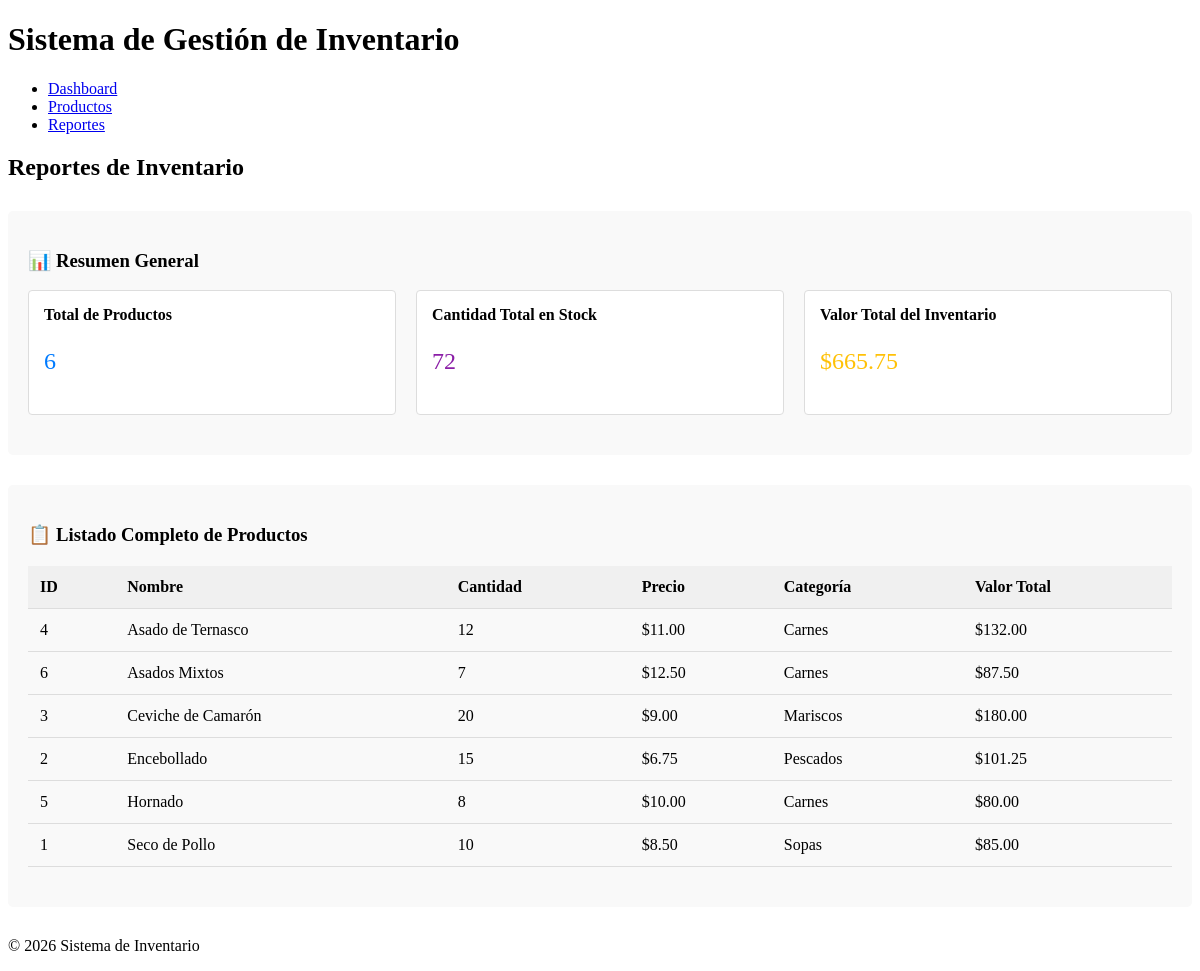
Page /reportes on the committed database.
### tables this page shows
CREATE TABLE productos (
                id INTEGER PRIMARY KEY AUTOINCREMENT,
                nombre TEXT NOT NULL UNIQUE,
                cantidad INTEGER NOT NULL DEFAULT 0,
                precio REAL NOT NULL DEFAULT 0.0,
                categoria TEXT,
                descripcion TEXT,
                imagen TEXT,
                fecha_creacion TIMESTAMP DEFAULT CURRENT_TIMESTAMP,
                fecha_actualizacion TIMESTAMP DEFAULT CURRENT_TIMESTAMP
            );

### inventario_sistema/app.py (the view)
@app.route('/reportes')
def reportes():
    productos = db_conexion.obtener_todos_productos()
    total_productos = len(productos)
    valor_total = db_conexion.obtener_valor_total_inventario()
    bajo_stock = db_conexion.obtener_bajo_stock(5)
    cantidad_total = sum(p['cantidad'] for p in productos) if productos else 0
    return render_template('reportes.html',
                          total_productos=total_productos,
                          valor_total=valor_total,
                          cantidad_total=cantidad_total,
                          bajo_stock=bajo_stock,
                          productos=productos)

### inventario_sistema/models/conexion.py (called while the page is built)
    def obtener_todos_productos(self):
        self.cursor.execute('SELECT * FROM productos ORDER BY nombre')
        return [dict(row) for row in self.cursor.fetchall()]

    def obtener_bajo_stock(self, minimo=5):
        self.cursor.execute('SELECT * FROM productos WHERE cantidad < ? ORDER BY cantidad', (minimo,))
        return [dict(row) for row in self.cursor.fetchall()]

    def obtener_valor_total_inventario(self):
        self.cursor.execute('SELECT SUM(cantidad * precio) as total FROM productos')
        row = self.cursor.fetchone()
        return row[0] if row[0] else 0.0

### inventario_sistema/templates/reportes.html (shortened to what this page needs)
<!DOCTYPE html>
<html lang="es">
<head>
    <link rel="stylesheet" href="{{ url_for('static', filename='style.css') }}">
</head>
<body>
    <header>
        <h1>Sistema de Gestión de Inventario</h1>
        <nav>
            <ul>
                <li><a href="/">Dashboard</a></li>
                <li><a href="/productos">Productos</a></li>
                <li><a href="/reportes">Reportes</a></li>
            </ul>
        </nav>
    </header>
    <div class="container">
        <h2>Reportes de Inventario</h2>
        <div class="report-section">
            <h3>📊 Resumen General</h3>
            <div class="report-summary">
                <div class="report-card">
                    <strong>Total de Productos</strong>
                    <p style="font-size: 24px; color: #007bff;">{{ total_productos }}</p>
                </div>
                <div class="report-card">
                    <strong>Cantidad Total en Stock</strong>
                    <p style="font-size: 24px; color: #8b1ea7;">{{ cantidad_total }}</p>
                </div>
                <div class="report-card">
                    <strong>Valor Total del Inventario</strong>
                    <p style="font-size: 24px; color: #ffc107;">${{ "%.2f"|format(valor_total) }}</p>
                </div>
            </div>
        </div>
        <div class="report-section">
            <h3>📋 Listado Completo de Productos</h3>
            {% if productos %}
            <table>
                <thead>
                    <tr>
                        <th>ID</th>
                        <th>Nombre</th>
                        <th>Cantidad</th>
                        <th>Precio</th>
                        <th>Categoría</th>
                        <th>Valor Total</th>
                    </tr>
                </thead>
                <tbody>
                    {% for p in productos %}
                    <tr>
                        <td>{{ p.id }}</td>
                        <td>{{ p.nombre }}</td>
                        <td>{{ p.cantidad }}</td>
                        <td>${{ "%.2f"|format(p.precio) }}</td>
                        <td>{{ p.categoria or '-' }}</td>
                        <td>${{ "%.2f"|format(p.cantidad * p.precio) }}</td>
                    </tr>
                    {% endfor %}
                </tbody>
            </table>
            {% else %}
            <p>No hay productos en el inventario.</p>
            {% endif %}
        </div>
    </div>
    <footer>
        <p>&copy; 2026 Sistema de Inventario</p>
    </footer>
</body>
</html>

### inventario_sistema/templates/reportes.html (style rules this page uses)
.report-section { margin: 30px 0; background: #f9f9f9; padding: 20px; border-radius: 5px; }
.report-summary { display: flex; gap: 20px; flex-wrap: wrap; margin-bottom: 20px; }
.report-card { flex: 1; min-width: 150px; background: white; padding: 15px; border: 1px solid #ddd; border-radius: 4px; }
table { width: 100%; border-collapse: collapse; margin: 20px 0; }
th, td { padding: 12px; text-align: left; border-bottom: 1px solid #ddd; }
th { background-color: #f0f0f0; }

### rows in the picture
productos: id "4", nombre "Asado de Ternasco", cantidad "12", precio "11.00", categoria "Carnes", p.cantidad*p.precio "132.00"
productos: id "6", nombre "Asados Mixtos", cantidad "7", precio "12.50", categoria "Carnes", p.cantidad*p.precio "87.50"
productos: id "3", nombre "Ceviche de Camarón", cantidad "20", precio "9.00", categoria "Mariscos", p.cantidad*p.precio "180.00"
productos: id "2", nombre "Encebollado", cantidad "15", precio "6.75", categoria "Pescados", p.cantidad*p.precio "101.25"
productos: id "5", nombre "Hornado", cantidad "8", precio "10.00", categoria "Carnes", p.cantidad*p.precio "80.00"
productos: id "1", nombre "Seco de Pollo", cantidad "10", precio "8.50", categoria "Sopas", p.cantidad*p.precio "85.00"

### other values in the picture
{{ total_productos }} "6"
{{ cantidad_total }} "72"
{{ "%.2f"|format(valor_total) }} "665.75"
